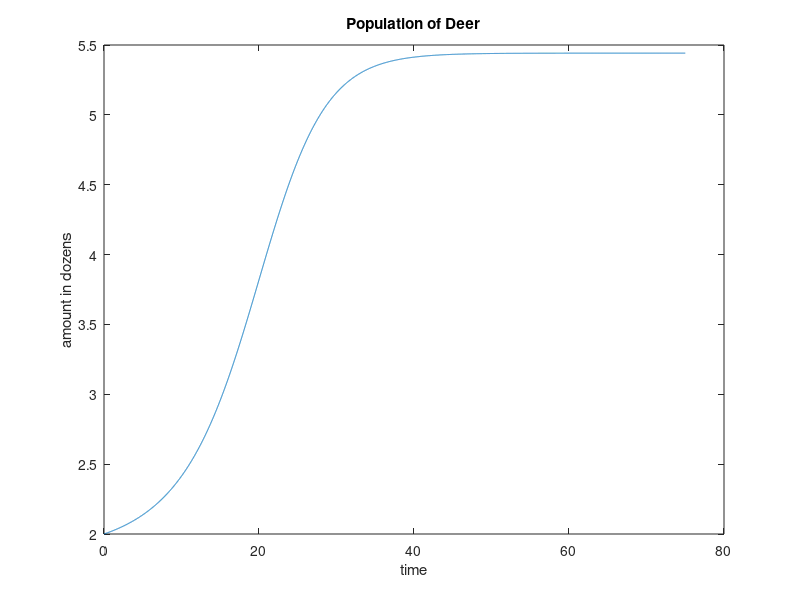

Write MATLAB code to recreate this figure.
% 6b) 
% Section 2, question 6, part b
%
r = .65;
L = 8.1;
p = 1.2;
q = 1;
h = @(x) p*x.^2./(q+x.^2);
x_prime = @(t,x) r*x.*(1-x/L)-h(x);
h1 = .01;
t1 = 0:h1:75;
x1 = zeros(1,length(t1));
x1(1) = 2;
for n = 1:(length(t1)-1)
    x1(n+1) = x1(n) + h1*x_prime(t1(n),x1(n));
end

plot(t1,x1)
xlabel('time'), ylabel('amount in dozens'), title("Population of Deer") 
